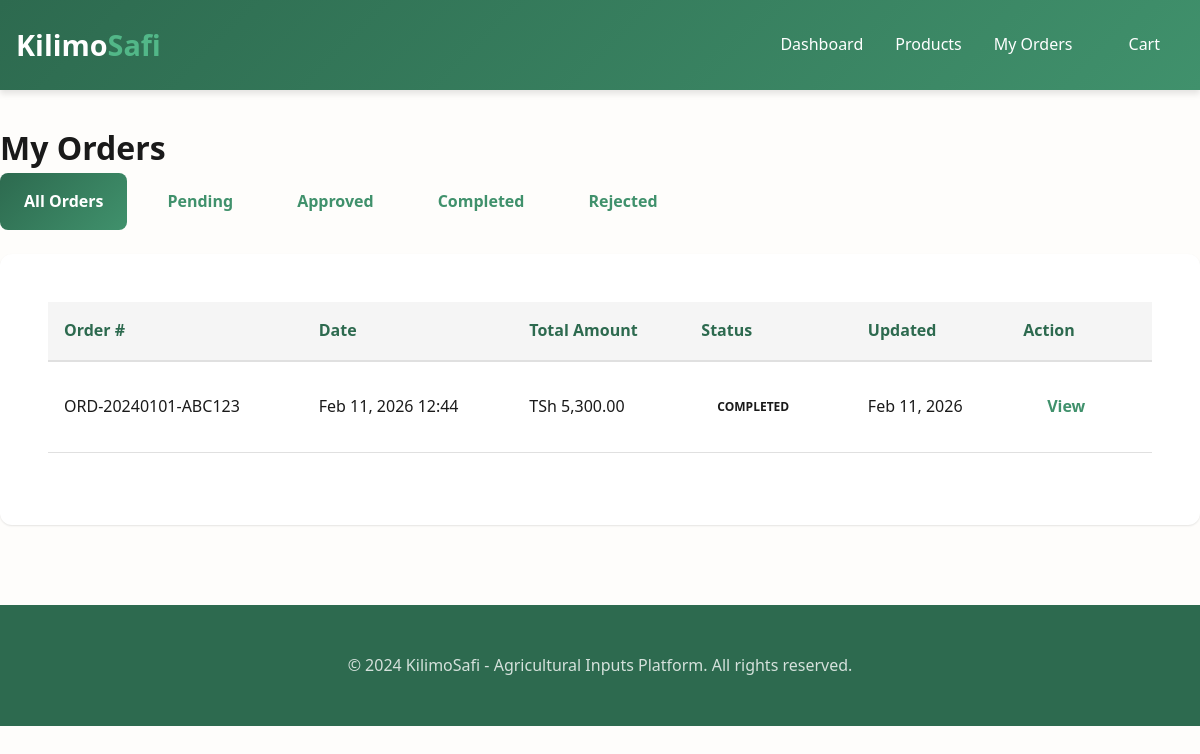
Page /orders.php (signed in) on the committed database.
### tables this page shows
CREATE TABLE orders (
    id INT PRIMARY KEY AUTO_INCREMENT,
    order_number VARCHAR(20) UNIQUE NOT NULL,
    user_id INT NOT NULL,
    total_amount DECIMAL(10,2) NOT NULL,
    status ENUM('pending', 'approved', 'rejected', 'completed', 'cancelled') DEFAULT 'pending',
    delivery_address TEXT,
    contact_phone VARCHAR(20),
    notes TEXT,
    order_date TIMESTAMP DEFAULT CURRENT_TIMESTAMP,
    approved_at TIMESTAMP NULL,
    completed_at TIMESTAMP NULL,
    updated_at TIMESTAMP DEFAULT CURRENT_TIMESTAMP ON UPDATE CURRENT_TIMESTAMP,
    FOREIGN KEY (user_id) REFERENCES users(id) ON DELETE CASCADE,
    INDEX idx_user_status (user_id, status),
    INDEX idx_order_number (order_number),
    INDEX idx_status (status),
    INDEX idx_order_date (order_date)
);

### includes/functions.php (called while the page is built, shortened)
<?php
function format_price($price) {
    return 'TSh ' . number_format($price, 2);
}
?>

### orders.php (the view, shortened to what this page needs)
<?php
require_once 'includes/db.php';
require_once 'includes/functions.php';
$user_id = $_SESSION['user_id'];
$status_filter = isset($_GET['status']) ? sanitize_input($_GET['status']) : '';
$query = "SELECT * FROM orders WHERE user_id = ?";
$params = [$user_id];
$query .= " ORDER BY order_date DESC";
$stmt = $pdo->prepare($query);
$stmt->execute($params);
$orders = $stmt->fetchAll();
?>
<!DOCTYPE html>
<html lang="en">
<head>
    <link rel="stylesheet" href="assets/css/main.css">
</head>
<body>
    <header>
        <div class="container">
            <nav>
                <a href="index.php" class="logo">Kilimo<span>Safi</span></a>
                <div class="nav-links">
                    <a href="dashboard.php">Dashboard</a>
                    <a href="products.php">Products</a>
                    <a href="orders.php">My Orders</a>
                    <a href="cart.php" class="btn btn-outline">Cart</a>
                </div>
            </nav>
        </div>
    </header>
    <main class="container" style="padding: var(--spacing-xl) 0;">
        <h1>My Orders</h1>
        <div style="margin-bottom: var(--spacing-lg); display: flex; gap: var(--spacing-md); flex-wrap: wrap;">
            <a href="orders.php" class="btn <?= empty($status_filter) ? 'btn-primary' : 'btn-secondary' ?>">All Orders</a>
            <a href="orders.php?status=pending" class="btn <?= $status_filter === 'pending' ? 'btn-primary' : 'btn-secondary' ?>">Pending</a>
            <a href="orders.php?status=approved" class="btn <?= $status_filter === 'approved' ? 'btn-primary' : 'btn-secondary' ?>">Approved</a>
            <a href="orders.php?status=completed" class="btn <?= $status_filter === 'completed' ? 'btn-primary' : 'btn-secondary' ?>">Completed</a>
            <a href="orders.php?status=rejected" class="btn <?= $status_filter === 'rejected' ? 'btn-primary' : 'btn-secondary' ?>">Rejected</a>
        </div>
        <?php if (!empty($orders)): ?>
            <div class="card">
                <div class="card-body" style="overflow-x: auto;">
                    <table>
                        <thead>
                            <tr>
                                <th>Order #</th>
                                <th>Date</th>
                                <th>Total Amount</th>
                                <th>Status</th>
                                <th>Updated</th>
                                <th>Action</th>
                            </tr>
                        </thead>
                        <tbody>
                            <?php foreach ($orders as $order): ?>
                                <tr>
                                    <td><?= htmlspecialchars($order['order_number']) ?></td>
                                    <td><?= date('M d, Y H:i', strtotime($order['order_date'])) ?></td>
                                    <td><?= format_price($order['total_amount']) ?></td>
                                    <td>
                                        <span class="badge badge-<?= strtolower($order['status']) ?>">
                                            <?= ucfirst($order['status']) ?>
                                        </span>
                                    </td>
                                    <td><?= date('M d, Y', strtotime($order['updated_at'])) ?></td>
                                    <td>
                                        <a href="order-detail.php?id=<?= $order['id'] ?>" class="btn btn-sm btn-secondary">View</a>
                                    </td>
                                </tr>
                            <?php endforeach; ?>
                        </tbody>
                    </table>
                </div>
            </div>
        <?php endif; ?>
    </main>
    <footer>
        <div class="container">
            <p>&copy; 2024 KilimoSafi - Agricultural Inputs Platform. All rights reserved.</p>
        </div>
    </footer>
</body>
</html>

### assets/css/main.css (style rules this page uses)
:root { --primary-green: #2d6a4f; --secondary-green: #40916c; --light-green: #52b788; --accent-green: #74c69d; --pale-green: #b7e4c7; --earth-brown: #6f4e37; --light-brown: #a0826d; --cream: #f1f1e8; --light-cream: #fefdfb; --dark-text: #1a1a1a; --medium-text: #4a4a4a; --light-text: #707070; --light-gray: #f5f5f5; --border-gray: #e0e0e0; --success: #2ecc71; --warning: #f39c12; --danger: #e74c3c; --info: #3498db; --spacing-xs: 0.25rem; --spacing-sm: 0.5rem; --spacing-md: 1rem; --spacing-lg: 1.5rem; --spacing-xl: 2rem; --spacing-2xl: 3rem; --radius-sm: 4px; --radius-md: 8px; --radius-lg: 12px; --radius-xl: 16px; --shadow-sm: 0 1px 2px rgba(0, 0, 0, 0.1); --shadow-md: 0 4px 6px rgba(0, 0, 0, 0.1); --shadow-lg: 0 10px 15px rgba(0, 0, 0, 0.1); --shadow-xl: 0 20px 25px rgba(0, 0, 0, 0.1); --transition: all 0.3s ease; }
* { margin: 0; padding: 0; box-sizing: border-box; }
html { font-size: 16px; scroll-behavior: smooth; }
body { font-family: 'Segoe UI', Tahoma, Geneva, Verdana, sans-serif; color: var(--dark-text); background-color: var(--light-cream); line-height: 1.6; }
.container { max-width: 1200px; margin: 0 auto; padding: 0 var(--spacing-md); }
header { background: linear-gradient(135deg, var(--primary-green), var(--secondary-green)); color: white; padding: var(--spacing-md) 0; box-shadow: var(--shadow-md); position: sticky; top: 0; z-index: 1000; }
nav { display: flex; justify-content: space-between; align-items: center; }
.logo { font-size: 1.8rem; font-weight: bold; color: white; text-decoration: none; }
.logo span { color: var(--light-green); }
.nav-links { display: flex; list-style: none; gap: var(--spacing-xl); align-items: center; }
.nav-links a { color: white; text-decoration: none; transition: var(--transition); font-weight: 500; }
.btn { display: inline-block; padding: var(--spacing-md) var(--spacing-xl); border: 2px solid transparent; border-radius: var(--radius-md); font-size: 1rem; font-weight: 500; cursor: pointer; transition: var(--transition); text-align: center; text-decoration: none; white-space: nowrap; }
.btn-primary { background-color: var(--secondary-green); color: white; border-color: var(--secondary-green); }
.btn-secondary { background-color: transparent; color: var(--secondary-green); border-color: var(--secondary-green); }
.btn-outline { background-color: transparent; color: var(--secondary-green); border: 2px solid var(--secondary-green); }
.btn-sm { padding: var(--spacing-sm) var(--spacing-md); font-size: 0.875rem; }
.card { background-color: white; border-radius: var(--radius-lg); padding: var(--spacing-lg); box-shadow: var(--shadow-sm); transition: var(--transition); }
.card-body { padding: var(--spacing-lg); }
table { width: 100%; border-collapse: collapse; margin-bottom: var(--spacing-lg); }
table thead { background-color: var(--light-gray); }
table th { padding: var(--spacing-md); text-align: left; font-weight: 600; color: var(--primary-green); border-bottom: 2px solid var(--border-gray); }
table td { padding: var(--spacing-md); border-bottom: 1px solid var(--border-gray); }
.badge { display: inline-block; padding: var(--spacing-xs) var(--spacing-md); border-radius: var(--radius-xl); font-size: 0.75rem; font-weight: 600; text-transform: uppercase; }
footer { background: var(--primary-green); color: white; padding: var(--spacing-2xl) 0; text-align: center; margin-top: var(--spacing-2xl); }
footer p { color: rgba(255, 255, 255, 0.8); margin: 0; }
.btn { padding: var(--spacing-md) var(--spacing-lg); border: none; border-radius: var(--radius-md); font-size: 1rem; font-weight: 600; cursor: pointer; transition: var(--transition); text-decoration: none; display: inline-block; text-align: center; }
.btn-primary { background: linear-gradient(135deg, var(--primary-green), var(--secondary-green)); color: white; }

### rows in the picture
orders: order_number "ORD-20240101-ABC123", order_date "Feb 11, 2026 12:44", total_amount "TSh 5,300.00", status "COMPLETED", updated_at "Feb 11, 2026"
